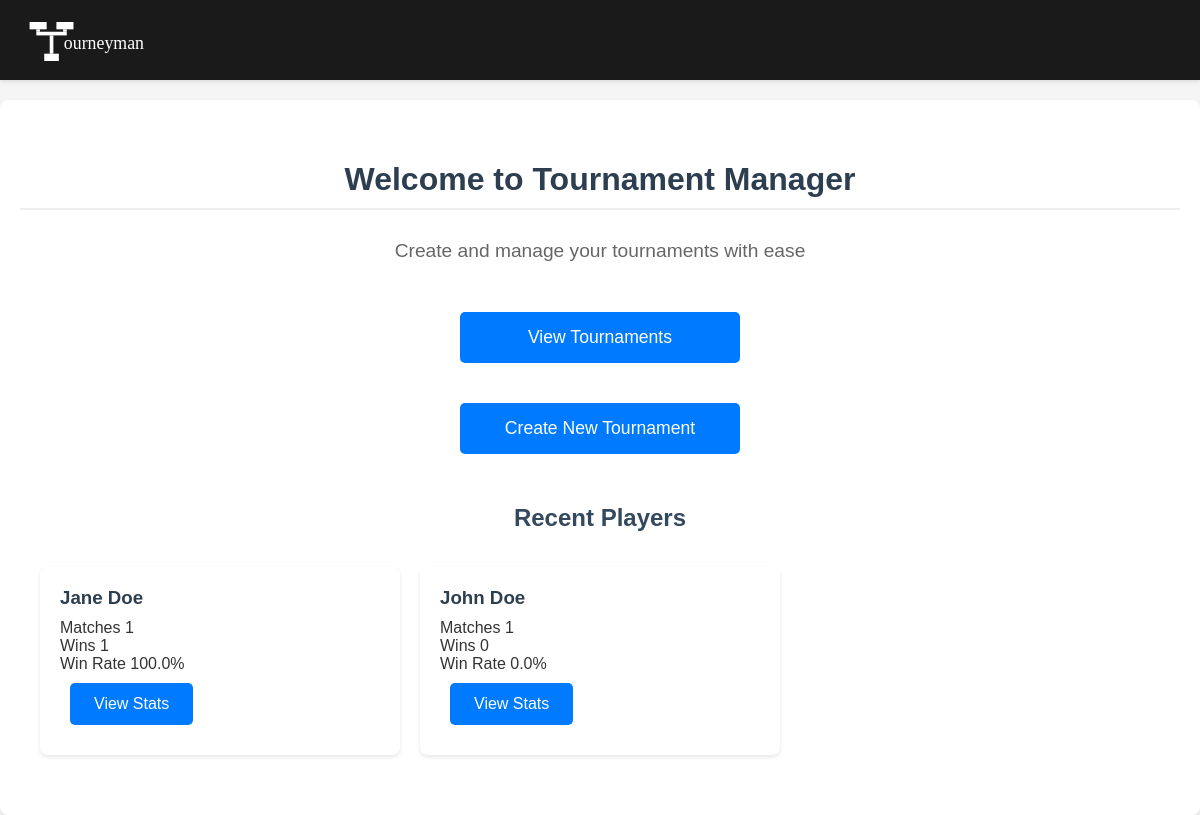
Before: / with the older database file.
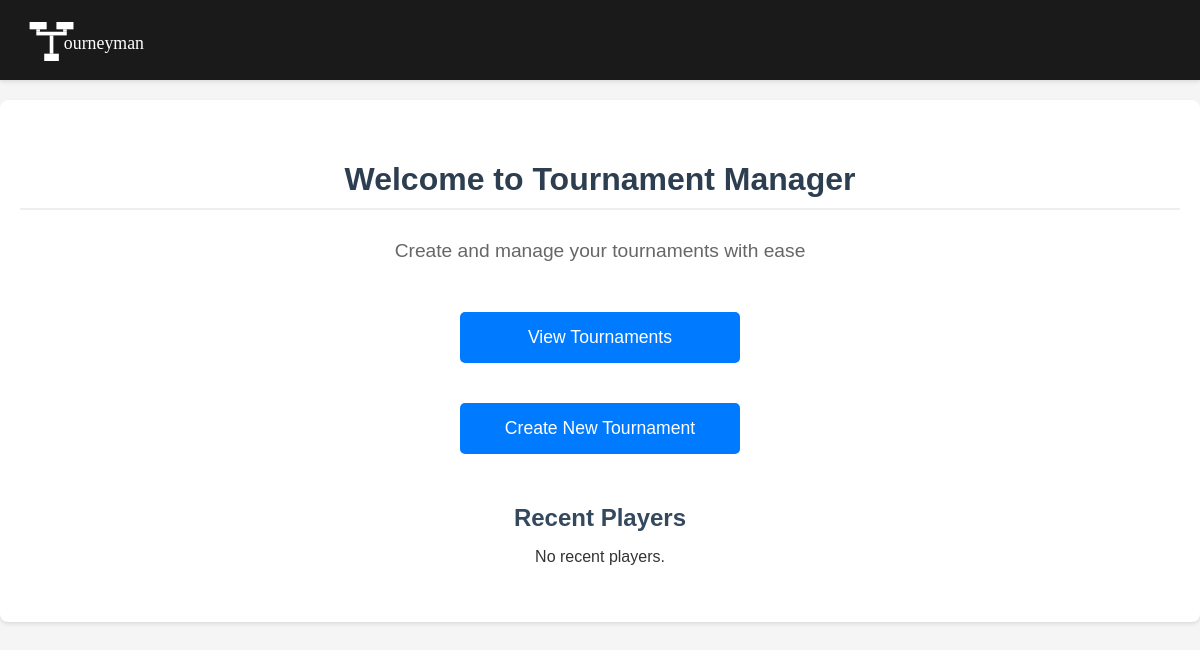
After: the same page with the newer database file.
### app.py (models this page shows, shortened)
class Contestant(db.Model):
    id = db.Column(db.Integer, primary_key=True)
    player = db.Column(db.String(80), nullable=False)
    seed = db.Column(db.Integer, nullable=True)
    tournament_id = db.Column(db.Integer, db.ForeignKey('tournament.tournament_id'), nullable=False)
    score = db.Column(db.Float, default=0.0)
    matches_played = db.Column(db.Integer, default=0)
    matches_won = db.Column(db.Integer, default=0)
    matches_drawn = db.Column(db.Integer, default=0)  # For Swiss/Round Robin
    losses = db.Column(db.Integer, default=0)
    active = db.Column(db.Boolean, default=True)
    status = db.Column(db.String(20), nullable=True)  # Nullable for non-bracket formats
    matches_as_player1 = db.relationship('MatchResult',
                                       foreign_keys='MatchResult.player1_id',
                                       backref='player1_contestant',
                                       lazy=True)
    matches_as_player2 = db.relationship('MatchResult',
                                       foreign_keys='MatchResult.player2_id',
                                       backref='player2_contestant',
                                       lazy=True)
    __table_args__ = (
        db.UniqueConstraint('tournament_id', 'player', name='unique_tournament_player'),
    )

### app.py (the view)
@app.route('/')
def index():
    active_tournaments = Tournament.query.filter(
        Tournament.status.in_(['PENDING', 'ACTIVE'])
    ).order_by(Tournament.start_date.desc()).all()
    recent_tournaments = Tournament.query.order_by(
        Tournament.start_date.desc()
    ).limit(5).all()
    recent_player_ids = set()
    recent_players = []
    for tournament in recent_tournaments:
        for contestant in tournament.contestants:
            if contestant.player not in recent_player_ids:
                recent_player_ids.add(contestant.player)
                recent_players.append(contestant)
    recent_players.sort(key=lambda x: x.matches_played, reverse=True)
    return render_template(
        'index.html',
        active_tournaments=active_tournaments,
        recent_players=recent_players[:10]  # Show top 10 recent players
    )

### templates/index.html (shortened to what this page needs)
<!DOCTYPE html>
<html>
<head>
    <link rel="stylesheet" href="{{ url_for('static', filename='css/style.css') }}">
</head>
<body>
    <nav class="navbar">
        <div class="navbar-content">
            <div class="navbar-left">
                <div class="navbar-brand static">
                    <img src="{{ url_for('static', filename='img/tourneyman - large.svg') }}"
                         alt="Tourneyman"
                         class="logo-image"
                         onerror="this.style.display='none';this.nextElementSibling.style.display='block';">
                </div>
            </div>
        </div>
    </nav>
    <div class="container">
        <h1>Welcome to Tournament Manager</h1>
        <p class="welcome-text">Create and manage your tournaments with ease</p>
        <div class="button-container">
            <a href="{{ url_for('tournaments') }}" class="button">View Tournaments</a>
            <a href="{{ url_for('new') }}" class="button">Create New Tournament</a>
        </div>
        <div class="sections-grid">
            <div class="section">
                <h2>Recent Players</h2>
                {% if recent_players %}
                <div class="player-list">
                    {% for player in recent_players %}
                    <div class="player-card">
                        <h3>{{ player.player }}</h3>
                        <div class="player-stats">
                            <div class="stat">
                                <span class="label">Matches</span>
                                <span class="value">{{ player.matches_played }}</span>
                            </div>
                            <div class="stat">
                                <span class="label">Wins</span>
                                <span class="value">{{ player.matches_won }}</span>
                            </div>
                            <div class="stat">
                                <span class="label">Win Rate</span>
                                <span class="value">{{ "%.1f"|format(player.matches_won / player.matches_played * 100 if player.matches_played else 0) }}%</span>
                            </div>
                        </div>
                        <div class="card-actions">
                            <a href="{{ url_for('player_stats', player_name=player.player) }}" class="button">View Stats</a>
                        </div>
                    </div>
                    {% endfor %}
                </div>
                {% else %}
                <p>No recent players.</p>
                {% endif %}
            </div>
        </div>
    </div>
</body>
</html>

### static/css/style.css (style rules this page uses)
body { font-family: Arial, sans-serif; margin: 0; padding-top: 100px; background-color: #f5f5f5; color: #333; }
.container { max-width: 1200px; margin: 0 auto; padding: 40px 20px; background-color: white; border-radius: 8px; box-shadow: 0 2px 4px rgba(0, 0, 0, 0.1); text-align: center; }
.button-container { display: flex; flex-direction: column; gap: 20px; max-width: 300px; margin: 40px auto; }
.button-container .button { font-size: 1.1em; padding: 15px 30px; }
h1 { color: #2c3e50; margin-bottom: 30px; padding-bottom: 10px; border-bottom: 2px solid #eee; }
h2 { color: #34495e; margin: 25px 0 15px; }
.button, .link { display: inline-block; margin: 10px; padding: 12px 24px; background-color: #007BFF; color: white; text-decoration: none; border-radius: 5px; border: none; cursor: pointer; transition: background-color 0.2s; }
.navbar { background-color: #1a1a1a; color: white; position: fixed; top: 0; left: 0; right: 0; height: 80px; z-index: 1000; box-shadow: 0 2px 4px rgba(0, 0, 0, 0.1); }
.navbar-content { max-width: 1200px; margin: 0 auto; padding: 0 20px; height: 100%; display: flex; justify-content: space-between; align-items: center; }
.navbar-left { display: flex; align-items: center; }
.navbar-brand { text-decoration: none; color: white; font-weight: bold; display: flex; align-items: center; }
.navbar-brand.static { cursor: default; pointer-events: none; }
.logo-image { height: 60px; width: auto; transition: opacity 0.2s; }
.welcome-text { color: #666; font-size: 1.2em; margin: 20px 0; }

Changed rows visible on the page:
removed Contestant: player "Jane Doe", matches_played "1", matches_won "1", matches_played+matches_won "100.0"
removed Contestant: player "John Doe", matches_played "1", matches_won "0", matches_played+matches_won "0.0"
Other visible differences:
text now shown: "No recent players."
